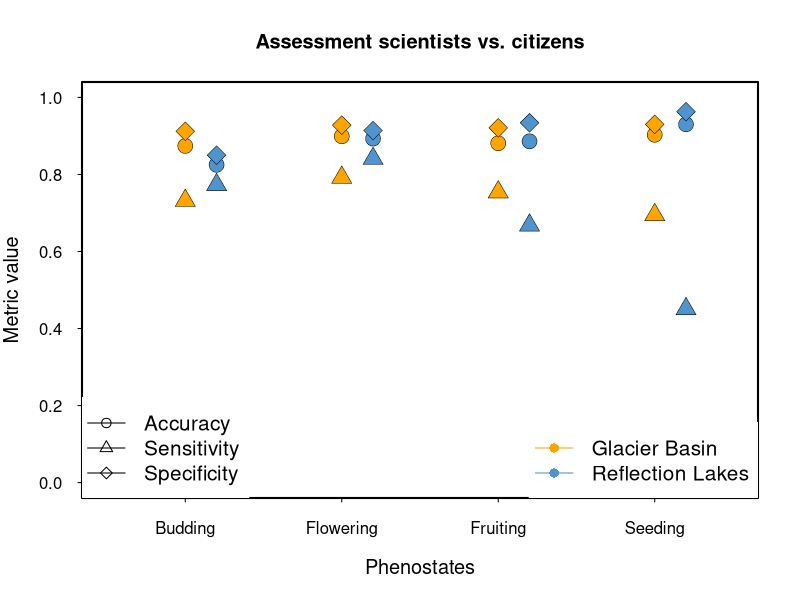
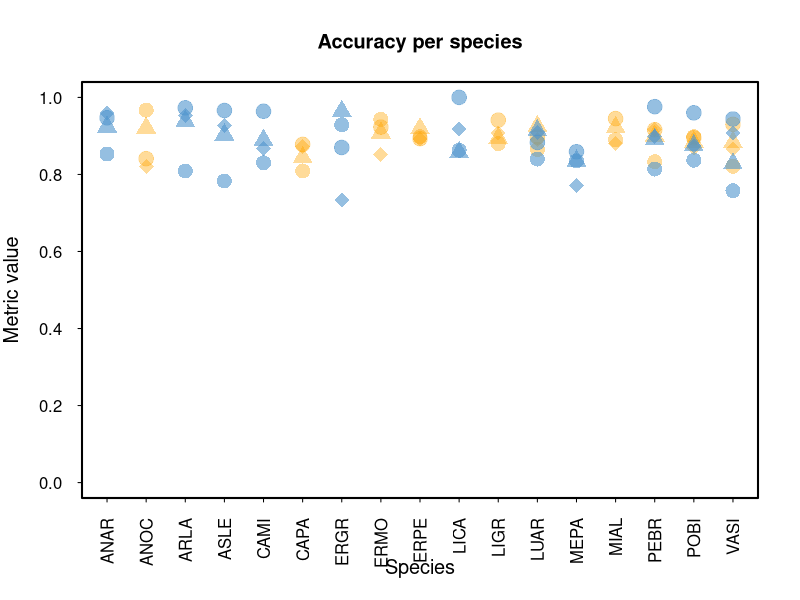
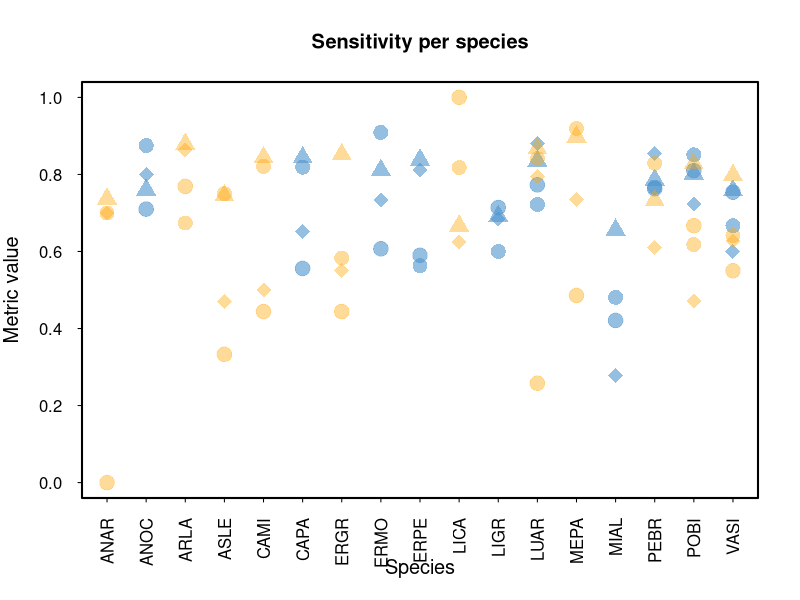
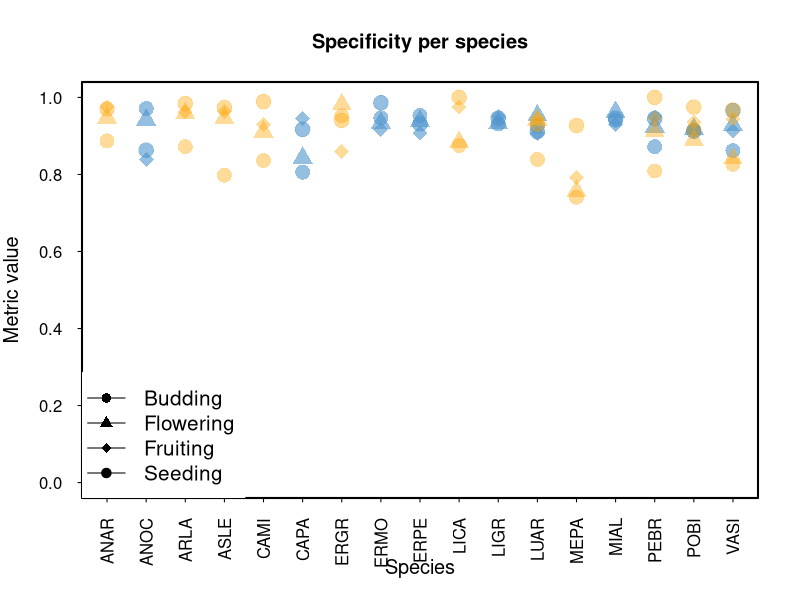

These figures' R source, in order:
############################DATA PAPER MEADOWATCH###################
###DATA COMPILED BY AJI JOHN
###FIGURES AND THIS ANALYSIS: RUBÉN D. MANZANEDO. APRIL 2021#########

###################PART 5######################

##Continuation of Figure 4: Data validation comparison of scientist vs. citizen scientists

#load accuracies data per phenostate and species
phenostates = read.csv('Accuracy per phenostate-trail.csv')
head(phenostates)

#graphical parameters
par(bty="o")
par(lwd=2)
par(tcl=-0.2)
par(las=1)
par(cex.lab=1.2)

#Figure 4a: metrics per phenostate
#set the x-axes values for plotting and a small offset for the different hikes
phenostates$Y = 1:4
phenostates$Y2 = phenostates$Y+0.2
#plot each phenostate
plot(accuracy.rl~Y, phenostates,
     pch=21,
     bg='orange',
     lwd=0.5,
     cex=2,
     ylim=c(0,1),
     xlim=c(0.5,4.5),
     main='Assessment scientists vs. citizens',
     axes=F,
     xlab='Phenostates',
     ylab='Metric value')
axis(1, labels=c('Budding','Flowering','Fruiting','Seeding'),
     at=c(1:4))
axis(2)
box()
points(accuracy.gb~Y2, phenostates,
       pch=21,
       bg='steelblue3',
       cex=2,
       lwd=0.5)

points(sensitivity.rl~Y, phenostates,
     pch=24,
     bg='orange',
     lwd=0.5,
     cex=2,
     ylim=c(0,1))
points(sensitivity.gb~Y2, phenostates,
       pch=24,
       bg='steelblue3',
       cex=2,
       lwd=0.5)

points(specificity.rl~Y, phenostates,
       pch=23,
       bg='orange',
       lwd=0.5,
       cex=2,
       ylim=c(0,1))
points(specificity.gb~Y2, phenostates,
       pch=23,
       bg='steelblue3',
       cex=2,
       lwd=0.5)
##add the legends
legend('bottomleft',
       legend=c('Accuracy', 'Sensitivity', 'Specificity'),
       pch=c(21,24,23),
       lwd=1,
       box.col='white',
       cex=1.25)
legend('bottomright',
       legend=c('Glacier Basin', 'Reflection Lakes'),
       col=c('orange','steelblue3'),
       pch=16,
       lwd=1,
       box.col='white',
       cex=1.25)

###Figure 4b: metrics per species
#load species data
species = read.csv('Accuracy per species.csv')
head(species)
position.sp = as.numeric(as.factor(species$species))
pch.vector = length(species$phenostate)/4

color.orange = rgb(255/255,165/255,0/255,0.4)
color.blue = rgb(79/255,148/255,205/255,0.6)
#ACCURACIES
plot(accuracy.rl~position.sp, species,
     pch=rep(c(16,17,18,19), pch.vector),
     col=color.orange,
     lwd=0.5,
     cex=2,
     ylim=c(0,1),
     main='Accuracy per species',
     axes=F,
     xlab='Species',
     ylab='Metric value')
axis(1, labels=unique(species$species),
     at=unique(as.numeric(position.sp)),
     las=2)
axis(2)
box()
points(accuracy.gb~position.sp, species,
       pch=rep(c(16,17,18,19), pch.vector),
       col=color.blue,
       cex=2,
       lwd=0.5)

#SENSITIVITIES
plot(sensitivity.rl~position.sp, species,
     pch=rep(c(16,17,18,19), pch.vector),
     col=color.blue,
     lwd=0.5,
     cex=2,
     ylim=c(0,1),
     main='Sensitivity per species',
     axes=F,
     xlab='Species',
     ylab='Metric value')
axis(1, labels=unique(species$species),
     at=unique(as.numeric(position.sp)),
     las=2)
axis(2)
box()
points(sensitivity.gb~position.sp, species,
       pch=rep(c(16,17,18,19), pch.vector),
       col=color.orange,
       cex=2,
       lwd=0.5)

#SPECIFICITIES
plot(specificity.rl~position.sp, species,
     pch=rep(c(16,17,18,19), pch.vector),
     col=color.blue,
     lwd=0.5,
     cex=2,
     ylim=c(0,1),
     main='Specificity per species',
     axes=F,
     xlab='Species',
     ylab='Metric value')
axis(1, labels=unique(species$species),
     at=unique(as.numeric(position.sp)),
     las=2)
axis(2)
box()
points(specificity.gb~position.sp, species,
       pch=rep(c(16,17,18,19), pch.vector),
       col=color.orange,
       cex=2,
       lwd=0.5)
legend('bottomleft',
       legend=c('Budding', 'Flowering','Fruiting','Seeding'),
       pch=c(16,17,18,19),
       lwd=1,
       box.col='white',
       cex=1.25)
##END OF CODE
